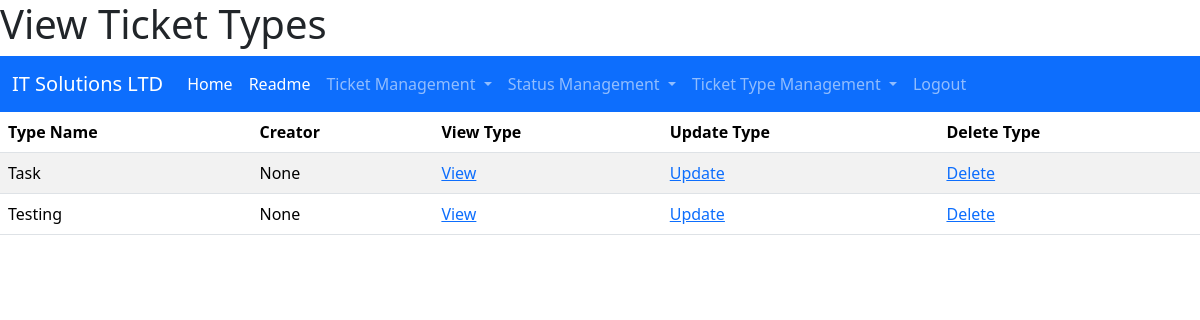
Before: /view_types/ (signed in) with the older database file.
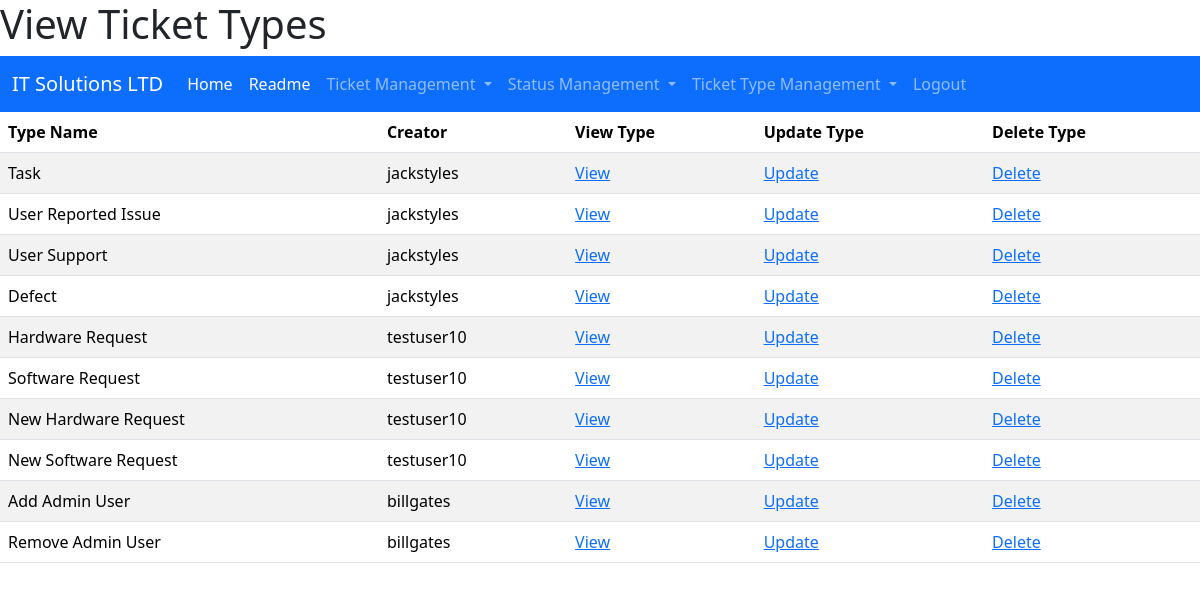
After: the same page with the newer database file.
### myapp/models.py (models this page shows, shortened)
class TicketType(models.Model):
    type_name = models.CharField(max_length=20, null=False, primary_key=True)
    type_description = models.CharField(max_length=100, blank=True, null=True)
    reporter_id = models.PositiveIntegerField(null=False, default=0)

### myapp/views.py (the view)
# urls.py: path("view_types/", views.ViewTypes, name="View Types"),
@login_required(login_url="/login")
def ViewTypes(request):
    items = []
    for ticket_type in TicketType.objects.all():
        try:
            reporter = User.objects.get(id=ticket_type.reporter_id).username
        except:
            reporter = "None"
        can_update = can_user_update(request, ticket_type)
        items.append(
            {"ticket_type": ticket_type, "reporter": reporter, "can_update": can_update}
        )
    return render(request, "myapp/display_types.html", {"items": items})

### myapp/views.py (called while the page is built)
def can_user_update(request, object) -> bool:
    return request.user.id == object.reporter_id or request.user.is_superuser

### myapp/templates/myapp/display_types.html (shortened to what this page needs)
{% extends "myapp/base.html" %}
{% block title %}
<h1>View Ticket Types</h1>
{% endblock %}
{% block content %}
    <table class="table table-striped">
        <thead>
            <tr>
                <th>Type Name</th>
                <th>Creator</th>
                <th>View Type</th>
                <th>Update Type</th>
                {% if user.is_superuser %}
                <th> Delete Type</th>
                {% endif %}
            </tr>
        </thead>
        <tbody>
            {% for item in items %}
                <tr scope="row">
                    <td> {{item.ticket_type.type_name}} </td>
                    <td> {{item.reporter}} </td>
                    <td> <a href="/view_type/{{item.ticket_type.type_name}}"> View </a> </td>
                    {% if item.can_update %}
                    <td> <a href="/update_type/{{item.ticket_type.type_name}}"> Update </a> </td>
                    {% else %}
                    <td>Cannot Update</td>
                    {% endif %}
                    {% if user.is_superuser %}
                    <td> <a href="/delete_type/{{item.ticket_type.type_name}}"> Delete </a> </td>
                    {% endif %}
                </tr>
            {% endfor %}
        </tbody>
    </table>
{% endblock %}

### myapp/templates/myapp/base.html (shortened to what this page needs)
<!DOCTYPE html>
<html lang="en">
    <head>
        {% block title %}
        {% endblock %}
        {% load static %}
            <link href="https://cdn.jsdelivr.net/npm/bootstrap@5.3.1/dist/css/bootstrap.min.css" rel="stylesheet">
    </head>
    <body>
        {% block navbar %}
            <nav class="navbar navbar-expand-lg bg-primary" data-bs-theme="dark">
                <div class="container-fluid">
                    <a class="navbar-brand" href="#">IT Solutions LTD</a>
                    <div class="collapse navbar-collapse" id="navbarNavDropdown">
                        <ul class="navbar-nav">
                            <li class="nav-item">
                                <a class="nav-link active" aria-current="page" href="/">Home</a>
                            </li>
                            <li class="nav-item">
                                <a class="nav-link active" aria-current="page" href="/readme">Readme</a>
                            </li>
                            {% if user.is_authenticated %}
                                <li class="nav-item dropdown">
                                    <a class="nav-link dropdown-toggle" href="#" role="button" data-bs-toggle="dropdown" aria-expanded="false">
                                        Ticket Management
                                    </a>
                                </li>
                                <li class="nav-item dropdown">
                                    <a class="nav-link dropdown-toggle" href="#" role="button" data-bs-toggle="dropdown" aria-expanded="false">
                                        Status Management
                                    </a>
                                </li>
                                <li class="nav-item dropdown">
                                    <a class="nav-link dropdown-toggle" href="#" role="button" data-bs-toggle="dropdown" aria-expanded="false">
                                        Ticket Type Management
                                    </a>
                                </li>
                                <li class="nav-item">
                                    <a class="nav-link" href="/logout">Logout</a>
                                </li>
                            {% endif %}
                        </ul>
                    </div>
                </div>
            </nav>
        {% endblock %}
        {% block content %}
        {% endblock %}
    </body>
</html>

Changed rows visible on the page:
removed TicketType: ticket_type.type_name "Testing", reporter "None"
changed TicketType "Task": reporter "None" → "jackstyles"
added TicketType: ticket_type.type_name "User Reported Issue", reporter "jackstyles"
added TicketType: ticket_type.type_name "User Support", reporter "jackstyles"
added TicketType: ticket_type.type_name "Defect", reporter "jackstyles"
added TicketType: ticket_type.type_name "Hardware Request", reporter "testuser10"
added TicketType: ticket_type.type_name "Software Request", reporter "testuser10"
added TicketType: ticket_type.type_name "New Hardware Request", reporter "testuser10"
added TicketType: ticket_type.type_name "New Software Request", reporter "testuser10"
added TicketType: ticket_type.type_name "Add Admin User", reporter "billgates"
added TicketType: ticket_type.type_name "Remove Admin User", reporter "billgates"
